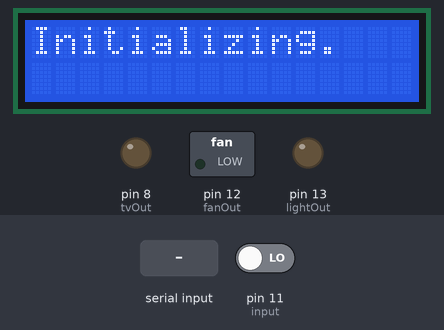
Recording of a sketch running on a simulated Arduino Uno, built with avr-gcc and run on an emulated ATmega328P. On the bench: 16×2 character LCD, switched loads named in the sketch (green lamp = pin HIGH), output pins drawn as LEDs (lit = HIGH). The test bench sets the inputs (shaded band); at power-on: pin 11 (input) LOW. The modem accepts every AT command (registered, SIM ready, sends succeed) and sends nothing else; what the sketch prints to the serial monitor is not drawn.

Above: at 2.1 s.
At 20.7 s:
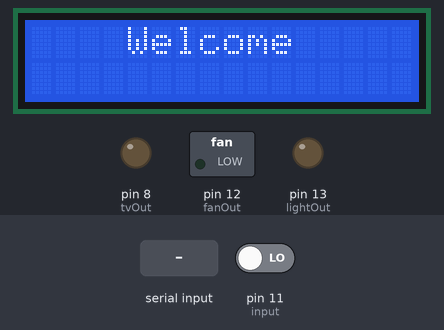
20.8 s: "motor on\n" received over the second serial link
At 22.4 s:
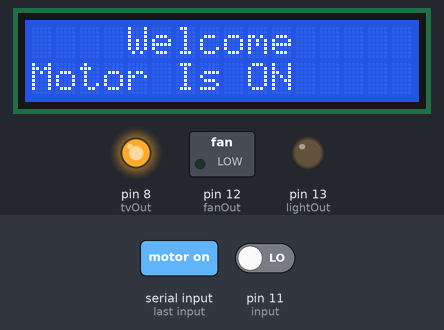
At 33.7 s:
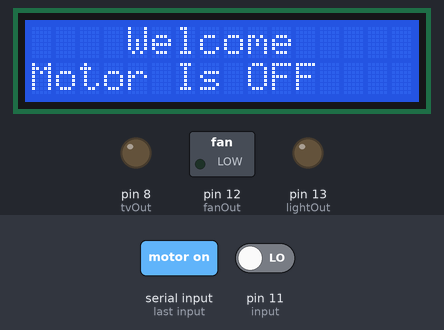
Timing chart, 0 to 34.4 s (numbered marks = the images above; inputs shaded):
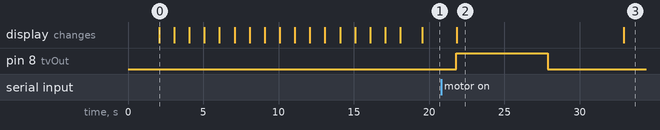

Measured:
- after the input at 20.8 s, pin 8 (tvOut): LOW → HIGH after 1.0 s, → LOW 6.1 s later; the display: changes after 1.0 s (image 2)
- what the display in image 2 shows lasts 11.1 s, from 21.8 s to 32.9 s

The sketch:

Gsm_controll_load_and_security.ino
```cpp
#include <LiquidCrystal.h>  // Include the lcd library
#include <SoftwareSerial.h> // Library for using serial communication

const byte rs = 2, en = 3, d4 = 4, d5 = 5, d6 = 6, d7 = 7;
LiquidCrystal lcd(rs, en, d4, d5, d6, d7);  // initialize the library with the numbers of the interface pins

SoftwareSerial gsm(9, 10);    // Pins 9 (RX), 10 (TX) are used as used as software serial pins

String incomingData = "";     // for storing incoming serial data
unsigned short lightOut = 13; // Initialized a pin for relay module
unsigned short fanOut = 12;
unsigned short tvOut = 8;
unsigned short input = 11;
int buzzer = 5;
int inputstate;
int varr = 0;
int parr;
void setup() {

  parr = 1;
  Serial.begin(9600); // baudrate for serial monitor
  gsm.begin(9600);    // baudrate for GSM shield

  // reserve 200 bytes for the incomingData:
  incomingData.reserve(200);

  // set up the LCD's number of columns and rows:
  lcd.begin(16, 2);

  // Config pin as output pin
  pinMode(lightOut, OUTPUT);
  pinMode(fanOut, OUTPUT);
  pinMode(tvOut, OUTPUT);
  pinMode(input, INPUT);
  pinMode(buzzer, OUTPUT);
 digitalWrite(buzzer, LOW);
  // Make pin initailly low
  digitalWrite(lightOut, LOW);
  digitalWrite(fanOut, LOW);
  digitalWrite(tvOut, LOW);

  // Print a message to the LCD.
  lcd.print("GSM Control Home");
  lcd.setCursor(0, 1);
  lcd.print("   Automation   ");
  delay(2000);
  showInitializingMsg();
  lcd.clear();
  lcd.print("System Ready");
  delay(1000);

  // set the GSM Module in Text Mode
  gsm.println("AT+CMGF=1");
  delay(200);

  // set gsm module to receive sms & show the output on serial
  gsm.println("AT+CNMI=2,2,0,0,0");
  delay(200);

  lcd.clear();
  lcd.setCursor(0, 0);
  lcd.print("    Welcome     ");

}

void loop() {

  //Function for receiving sms
  receiveSMS();
  //sendMessage("start");

  inputstate = digitalRead(input);

  if (inputstate == 1 && parr == 1) {
     lcd.setCursor(0, 0);
     lcd.print("Sensor Detect    ");
      parr = 0;
     sendMessage("Soil Moisture Is Very Low ");

  }


  if (inputstate == 0 && varr == 1) {
     lcd.setCursor(0, 0);
     digitalWrite(tvOut, LOW);
     varr = 0;
     parr = 1;
     sendMessage("Motor Is OFF");
     lcd.setCursor(0, 0);
     lcd.print("    Welcome     ");
     lcd.setCursor(0, 1);
     lcd.print("Motor Is OFF    ");
     delay(1000);
  }

  if (incomingData.indexOf("On") >= 0) {
    digitalWrite(tvOut, HIGH);
    lcd.setCursor(0, 1);
    lcd.print("ON     ");

    sendMessage("All Load is ON");

  } else if (incomingData.indexOf("Off") >= 0) {
    digitalWrite(tvOut, LOW);
    lcd.setCursor(0, 1);
    lcd.print("OFF    ");
    sendMessage("All Load is OFF");

  } else if (incomingData.indexOf("motor on") >= 0) {
    varr = 1;

    digitalWrite(tvOut, HIGH);

     lcd.setCursor(0, 0);
     lcd.print("    Welcome     ");
     lcd.setCursor(0, 1);
     lcd.print("Motor Is ON     ");

    sendMessage("Motor is ON");

  } else if (incomingData.indexOf("motor off") >= 0) {
     varr = 0;
    digitalWrite(tvOut, LOW);
    lcd.setCursor(0, 1);
    lcd.print("OFF ");
    sendMessage("Motor is OFF");
  }

  // clear the string:
  incomingData = "";
  //delay(500);
}

/*
   Function for loading animation
*/
void showInitializingMsg() {
  String msg = "Initializing";
  // Here i'm using 16x2 display. So, characters in every line is 16
  unsigned int restOfCellInLine = (16 - msg.length());
  lcd.clear();
  lcd.print(msg);

  for (int i = 0; i < restOfCellInLine; i++) {
    for (int j = 0; j < restOfCellInLine; j++) {
      lcd.print(".");
      delay(1000);
    }
    lcd.clear();
    lcd.print(msg);
  }
}

/*
   Function for receiving sms
*/
void receiveSMS() {
  while (gsm.available()) {
    incomingData = gsm.readStringUntil('\0'); // Get the data from the serial port.
    incomingData.toLowerCase();
    Serial.print(incomingData);
  }
}

/*
   Function for sending sms
*/
void sendMessage(String msg) {
  gsm.println("AT+CMGF=1");    // Set the GSM Module in Text Mode
  delay(1000);
  gsm.println("AT+CMGS=\"+8801933268874\""); // Replace it with your mobile number
  delay(1000);
  gsm.println(msg);       // The SMS text you want to send
  delay(1000);
  gsm.println((char)26);  // ASCII code of CTRL+Z
  delay(1000);
  gsm.println();
  delay(1000);
}
```
